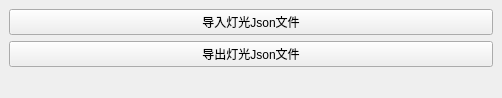
<?xml version="1.0" encoding="UTF-8"?>
<ui version="4.0">
 <class>MainWindow</class>
 <widget class="QMainWindow" name="MainWindow">
  <property name="geometry">
   <rect>
    <x>0</x>
    <y>0</y>
    <width>502</width>
    <height>98</height>
   </rect>
  </property>
  <property name="minimumSize">
   <size>
    <width>0</width>
    <height>0</height>
   </size>
  </property>
  <property name="windowTitle">
   <string>Maya_LightRebuild Houdini&amp;Maya灯光导入导出工具</string>
  </property>
  <property name="tabShape">
   <enum>QTabWidget::Rounded</enum>
  </property>
  <widget class="QWidget" name="Main_Layout">
   <layout class="QGridLayout" name="gridLayout_2">
    <item row="1" column="0">
     <widget class="QPushButton" name="Light_Export_BTN">
      <property name="text">
       <string>导出灯光Json文件</string>
      </property>
     </widget>
    </item>
    <item row="2" column="0">
     <spacer name="verticalSpacer">
      <property name="orientation">
       <enum>Qt::Vertical</enum>
      </property>
      <property name="sizeHint" stdset="0">
       <size>
        <width>20</width>
        <height>40</height>
       </size>
      </property>
     </spacer>
    </item>
    <item row="0" column="0">
     <widget class="QPushButton" name="Light_Import_BTN">
      <property name="text">
       <string>导入灯光Json文件</string>
      </property>
     </widget>
    </item>
   </layout>
  </widget>
  <action name="Maya_Dock">
   <property name="text">
    <string>停靠</string>
   </property>
  </action>
  <action name="Maya_Undock">
   <property name="text">
    <string>不停靠</string>
   </property>
  </action>
  <action name="Maya_Workspace">
   <property name="text">
    <string>工作区</string>
   </property>
  </action>
  <action name="Save_Setting">
   <property name="text">
    <string>保存设置</string>
   </property>
  </action>
  <action name="Load_Setting">
   <property name="text">
    <string>读取设置</string>
   </property>
  </action>
  <action name="Default_Setting">
   <property name="text">
    <string>重置设置</string>
   </property>
  </action>
  <action name="More_Setting">
   <property name="text">
    <string>开启更多设置</string>
   </property>
  </action>
  <action name="Close_BTN">
   <property name="text">
    <string>关闭</string>
   </property>
  </action>
  <action name="Help_Instruction">
   <property name="text">
    <string>使用说明</string>
   </property>
  </action>
 </widget>
 <resources/>
 <connections/>
</ui>
